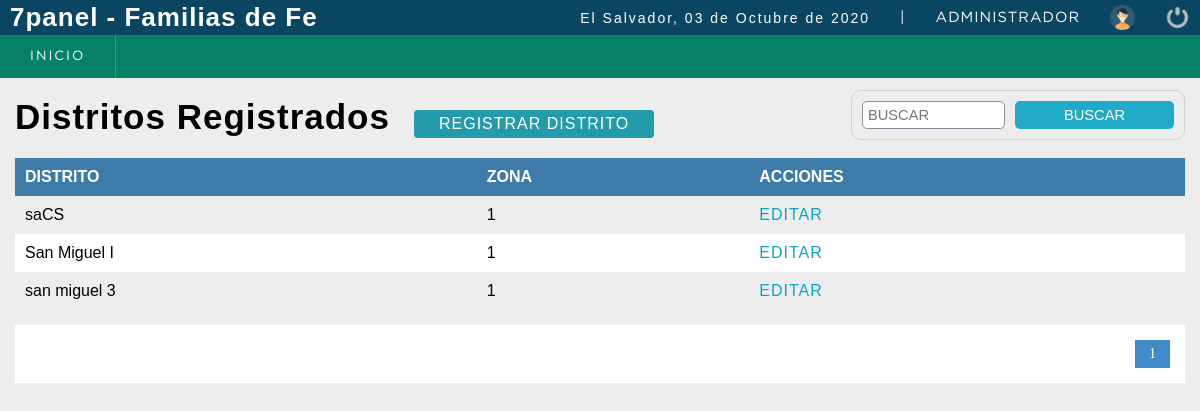
Screenshot of /sistema/lista_distritos.php (signed in) with the database file from the repository.
### tables this page shows
CREATE TABLE IF NOT EXISTS `distrito` (
  `coddistrito` smallint(5) NOT NULL AUTO_INCREMENT,
  `distrito` varchar(50) NOT NULL,
  `zona` int(5) NOT NULL,
  `estatus` smallint(6) NOT NULL DEFAULT '1',
  `usuario_id` smallint(5) NOT NULL,
  `incorporacion` datetime NOT NULL DEFAULT CURRENT_TIMESTAMP,
  PRIMARY KEY (`coddistrito`),
  KEY `estatus` (`estatus`),
  KEY `usuario_id` (`usuario_id`)
);

### sistema/lista_distritos.php (the view, shortened to what this page needs)
<?php
	include "../conexion.php";
 ?>
<!DOCTYPE html>
<html lang="en">
<head>
	<?php include "includes/scripts.php"; ?>
</head>
<body>
	<?php include "includes/header.php";
	?>
	<section id="container">
		<h1>Distritos Registrados</h1>
		<a href="registro_distrito.php" class="btn_new">Registrar Distrito</a>
		<form action="buscar_distrito.php" method="get" class="form_search">
			<input type="text" name="busqueda" id="busqueda" placeholder="Buscar">
			<input type="submit" value="Buscar" class="btn_search">
		</form>
		<table>
			<tr>
				<th>Distrito</th>
				<th>Zona</th>
				<th>Acciones</th>
			</tr>
		<?php
			$sql_registe = mysqli_query($conection,"SELECT COUNT(*) as total_registro FROM distrito WHERE estatus = 1; ");
			$result_register = mysqli_fetch_array($sql_registe);
			$total_registro = $result_register['total_registro'];
			$por_pagina = 10;
			if(empty($_GET['pagina']))
			{
				$pagina = 1;
			}else{
				$pagina = $_GET['pagina'];
			}
			$desde = ($pagina-1) * $por_pagina;
			$total_paginas = ceil($total_registro / $por_pagina);
			$query = mysqli_query($conection,"SELECT * FROM distrito
				                              WHERE estatus = 1  ORDER BY coddistrito ASC LIMIT $desde,$por_pagina
				");
			$result = mysqli_num_rows($query);
			if($result > 0){
				while ($data = mysqli_fetch_array($query)) {
			?>
				<tr>
				    <td><?php echo $data['distrito']; ?></td>
					<td><?php echo $data['zona']; ?></td>
					<td>
						<a class="link_edit" href="editar_distrito.php?cod=<?php echo $data['coddistrito']; ?>">Editar
						</a>
					</td>
				</tr>
		<?php
				}
			}
		 ?>
		</table>
		<div class="paginador">
			<ul>
			<?php
				for ($i=1; $i <= $total_paginas; $i++) {
					if($i == $pagina)
					{
						echo '<li class="pageSelected">'.$i.'</li>';
					}else{
						echo '<li><a href="?pagina='.$i.'">'.$i.'</a></li>';
					}
				}
			 ?>
			</ul>
		</div>
	</section>
</body>
</html>

### sistema/css/style.css (style rules this page uses)
* { margin: 0; padding: 0; box-sizing: border-box; }
body { background: #ededed; }
input, select, a, th { text-transform: uppercase; }
h1, h2, h3, h4, h5, h6 { font-family: 'arial'; font-weight: bold; letter-spacing: 1px; }
h1 { font-size: 26px; }
a { text-decoration: none; font-family: arial; letter-spacing: 1px; }
#container { padding: 90px 15px 15px; }
form { background: #FFF; margin: auto; padding: 20px 50px; border: 1px solid #d1d1d1; }
input,select { display: block; width: 100%; font-size: 11pt; padding: 5px; border: 1px solid #85929e; border-radius: 5px; }
#container h1 { font-size: 35px; display: inline-block; }
.btn_new { display: inline-block; background: #239baa; color: #FFF; padding: 5px 25px; border-radius: 4px; margin: 20px; }
table { border-collapse: collapse; font-size: 12pt; font-family: 'arial'; width: 100%; }
table th { text-align: left; padding: 10px; background: #3d7ba8; color: #FFF; }
table tr:nth-child(odd) { background: #FFF; }
table td { padding: 10px; }
.link_edit { color: #0ca4ce; }
.paginador ul { padding: 15px; list-style: none; background: #FFF; margin-top: 15px; display: -webkit-flex; display: -moz-flex; display: -ms-flex; display: -o-flex; display: flex; justify-content: flex-end; }
.paginador a, .pageSelected { color: #428bca; border: 1px solid #ddd; padding: 5px; display: inline-block; font-size: 14px; text-align: center; width: 35px; }
.pageSelected { color: #FFF; background: #428bca; border: 1px solid #428bca; }
.form_search { display: -webkit-flex; display: -moz-flex; display: -ms-flex; display: -o-flex; display: flex; float: right; background: initial; padding: 10px; border-radius: 10px; }
.form_search .btn_search { background: #1faac8; color: #FFF; padding: 0 20px; border: 0; cursor: pointer; margin-left: 10px; }

### rows the page displays
distrito: distrito "saCS", zona "1"
distrito: distrito "San Miguel I", zona "1"
distrito: distrito "san miguel 3", zona "1"

### other values shown
fechaC() "03 de Octubre de 2020"
$_SESSION['user'] "ADMINISTRADOR"
